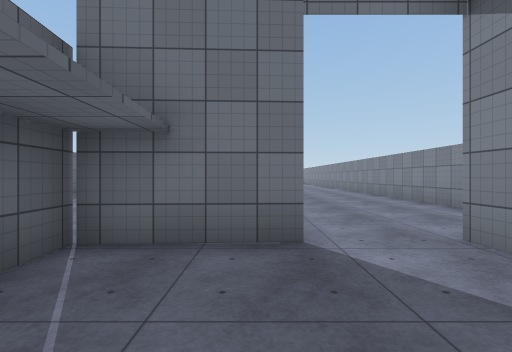
view 1 (above)

17 first-person views from a walk through a Unity game level. The camera is 1.3 m above the floor, looks level and sees 85° across. The floor is counted in squares, 2 m on a side. Each view is taken from the middle of a square. On the plan, view 1 faces up. The plan holds only what a view shows up to about 9 squares ahead; the rest is blank. The place goes on beyond the plan. The player character is not drawn. Surface patterns are stand-ins for the level's own textures.

view 2
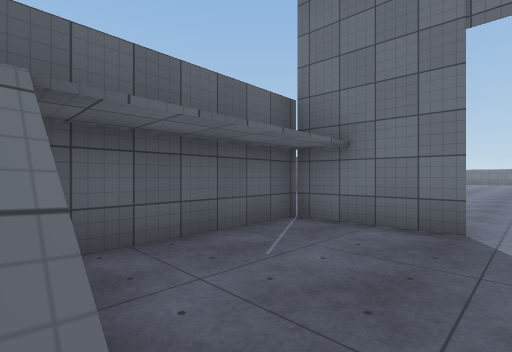

view 3
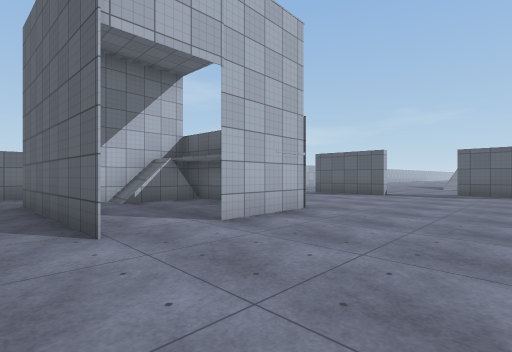

view 4
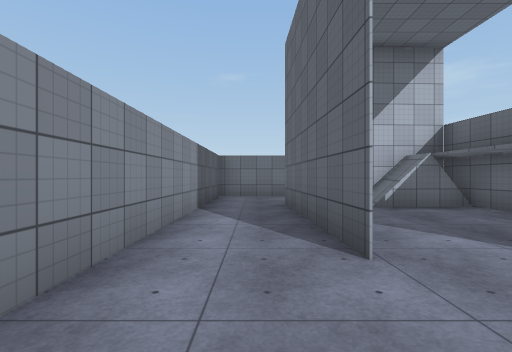

view 5
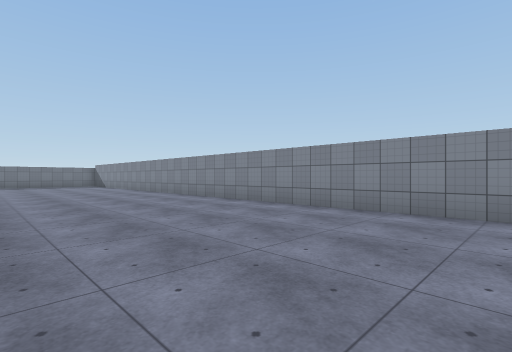

view 6
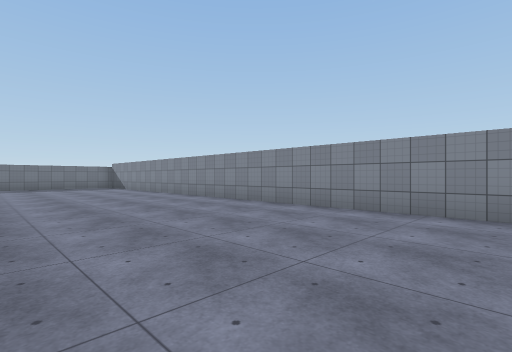

view 7
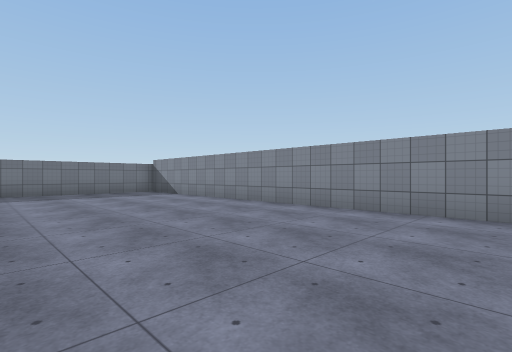

view 8
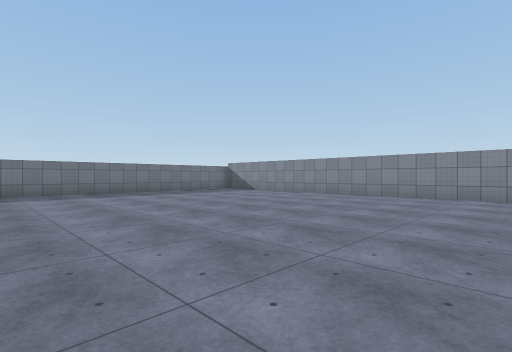

view 9
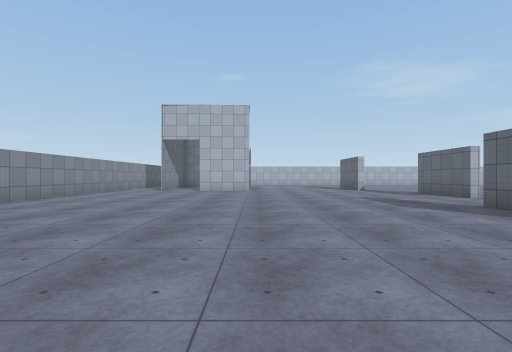

view 10
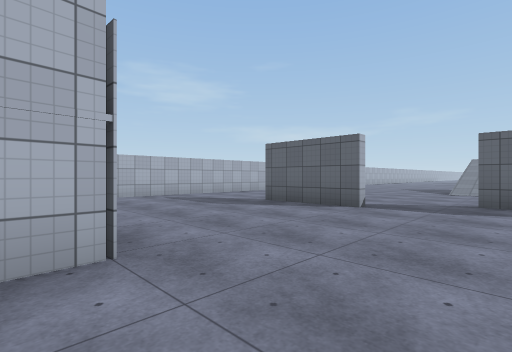

view 11
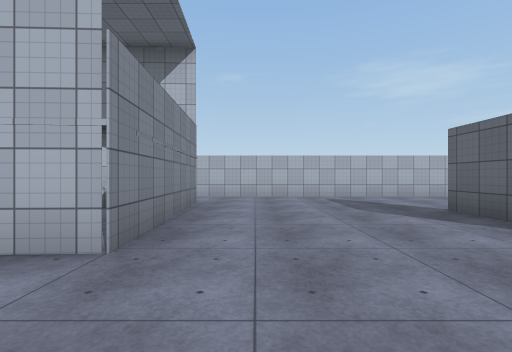

view 12
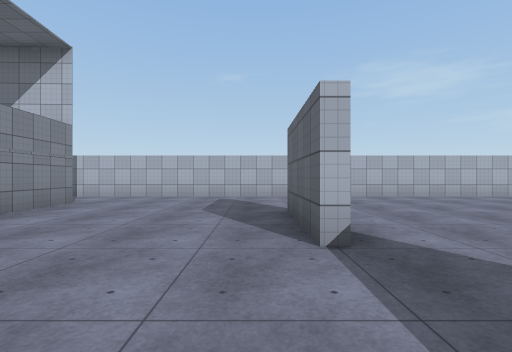

view 13
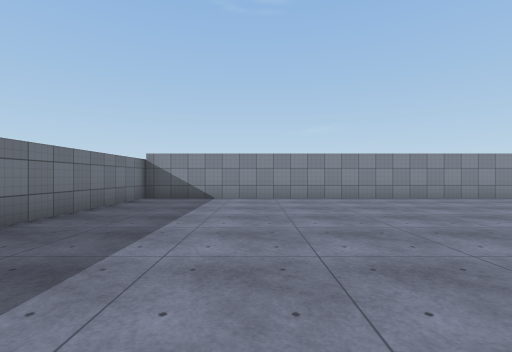

view 14
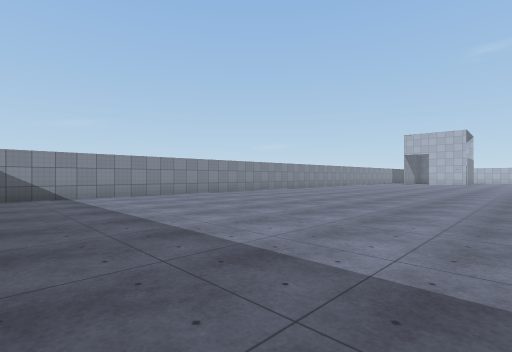

view 15
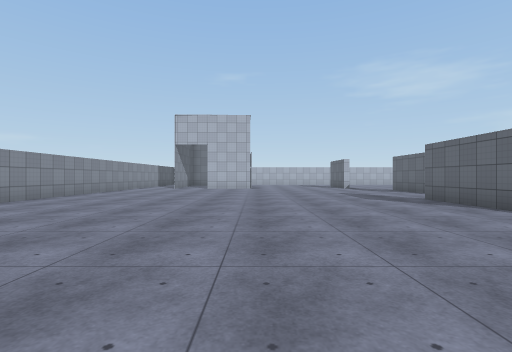

view 16
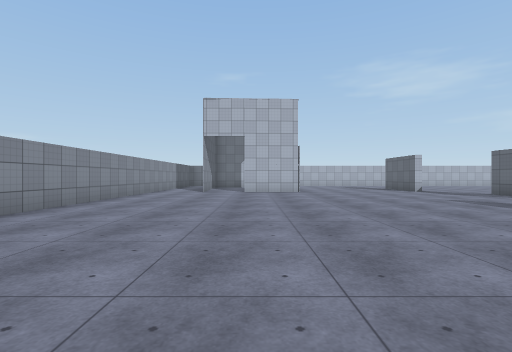

view 17
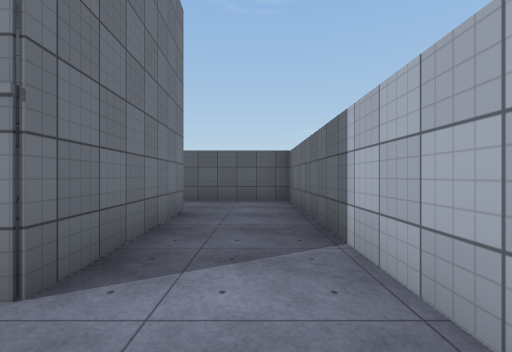

### Floor plan
Points are (right, up) in squares from view 1. A wall is a line through its corners. A room is listed if a view was taken in it or the views show most of it. See-through windows are left out.
Room 1 (views 1, 2)
walls: (0.6, 2.8) (-1.8, 2.7) (-1.5, -1.8) (0.9, -1.7)
ways out: opening at (1, 3) to room 2
Room 2 (views 3, 4, 5, 6, 7, 8, 9, 10, 11, 12, 13, 14, 15, 16, 17)
walls: (-6.6, 11.9) (-6.6, 9.1); (-8.3, 5.5) (-8.3, 4.1); (2.1, 2.2) (2.1, 2.9) (2.3, -1.6) (-1.6, -1.8) (-1.8, 2.7) (0.5, 2.8); (-6.6, 2.5) (-6.6, -0.2); (-6.4, -3.9) (4.2, -3.9) (4.2, 26.3) (3.9, 26.3)
ways out: opening at (1, 3) to room 1; opening at (-6.8, 14.5); opening at (-6, -2)

Where each view was taken, in squares from view 1:
view 1: 0 up, 0 right, facing up
view 2: 1 down, 1 right, facing up-left
view 3: 6 up, 3 right, facing down-left
view 4: 5 up, 3 right, facing down
view 5: 7 up, 1 left, facing up-right
view 6: 10 up, 1 left, facing up-right
view 7: 15 up, 1 left, facing up-right
view 8: 15 up, 5 left, facing up-right
view 9: 15 up, 2 left, facing down
view 10: 5 up, 1 left, facing down-left
view 11: 5 up, 3 left, facing down
view 12: 5 up, 6 left, facing down
view 13: 23 up, 4 left, facing right
view 14: 26 up, 5 left, facing down-right
view 15: 17 up, 2 left, facing down
view 16: 14 up, 0 right, facing down
view 17: 3 down, 3 left, facing right
